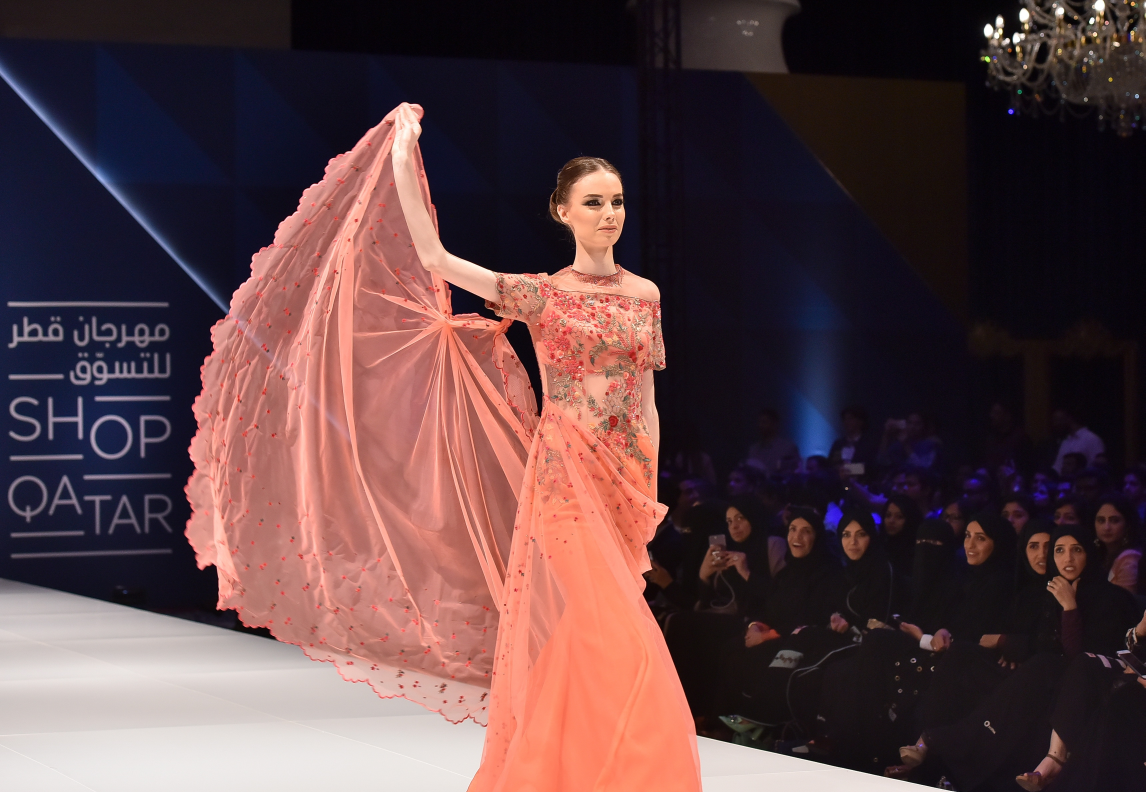
#> input picture 0001.jpg, 3436 x 2376 px (shown at 1/3 size)
$ python 'predict copy.py'
#> lines starting #> are read from the running program, lines starting #| are printed output that depends on the picture; long printed decimals are rounded
# [root@3813ff504d4a code]# atc --model=best.onnx --framework=5 --output=best --soc_version=Ascend310P3
# ATC start working now, please wait for a moment.
# ........
# ATC run success, welcome to the next use.

# [root@3813ff504d4a code]# ls

import os
import cv2
import numpy as np
import acl
import subprocess
import time   # 新增：计时

# 手动定义内存分配类型常量（兼容昇腾acl API变化）
try:
    MEM_MALLOC_NORMAL_ONLY = acl.rt.MEM_MALLOC_NORMAL_ONLY
except AttributeError:
    MEM_MALLOC_NORMAL_ONLY = 0

# 内存拷贝方向常量适配（兼容不同ACL版本）
try:
    MEMCPY_HOST_TO_DEVICE = acl.rt.MEMCPY_HOST_TO_DEVICE
    MEMCPY_DEVICE_TO_HOST = acl.rt.MEMCPY_DEVICE_TO_HOST
except AttributeError:
    try:
        MEMCPY_HOST_TO_DEVICE = acl.memcpy_host_to_device
        MEMCPY_DEVICE_TO_HOST = acl.memcpy_device_to_host
    except AttributeError:
        MEMCPY_HOST_TO_DEVICE = 0
        MEMCPY_DEVICE_TO_HOST = 1

ACL_RESOURCE = {
    'context': None,
    'stream': None,
    'model_id': None,
    'model_desc': None,
    'device_id': 0
}

def init_acl_resource(device_id=0):
#> (the call stopped at in init_acl_resource, `ret = acl.init()`: acl is not available in this run)
    t0 = time.time()
    ret = acl.init()
    if ret != 0:
        raise Exception(f"ACL初始化失败, 错误码: {ret}")
    print(f"ACL初始化成功")
    ret = acl.rt.set_device(device_id)
    if ret != 0:
        raise Exception(f"设置设备失败, 错误码: {ret}")
    context, ret = acl.rt.create_context(device_id)
    if ret != 0:
        raise Exception(f"创建Context失败, 错误码: {ret}")
    stream, ret = acl.rt.create_stream()
    if ret != 0:
        raise Exception(f"创建Stream失败, 错误码: {ret}")
    ACL_RESOURCE['context'] = context
    ACL_RESOURCE['stream'] = stream
    ACL_RESOURCE['device_id'] = device_id
    t1 = time.time()
    print(f"ACL资源初始化完成 (Device: {device_id})，耗时: {(t1 - t0)*1000:.2f} ms")

def load_om_model(om_path):
#> (the call stopped at in load_om_model, `model_id, ret = acl.mdl.load_from_file(om_path)`: acl is not available in this run)
    t0 = time.time()
    model_id, ret = acl.mdl.load_from_file(om_path)
    if ret != 0:
        raise Exception(f"加载模型失败, 错误码: {ret}")
    model_desc = acl.mdl.create_desc()
    ret = acl.mdl.get_desc(model_desc, model_id)
    if ret != 0:
        raise Exception(f"获取模型描述失败, 错误码: {ret}")
    ACL_RESOURCE['model_id'] = model_id
    ACL_RESOURCE['model_desc'] = model_desc
    input_num = acl.mdl.get_num_inputs(model_desc)
    output_num = acl.mdl.get_num_outputs(model_desc)
    t1 = time.time()
    print(f"OM模型加载成功, Model ID: {model_id}")
    print(f"模型输入数量: {input_num}, 输出数量: {output_num}")
    print(f"加载OM模型耗时: {(t1-t0)*1000:.2f} ms")
    return model_id, model_desc

def load_image(image_path):
#> called with image_path = '0001.jpg'
    t0 = time.time()
    img = cv2.imread(image_path)
#> img is the input picture: shape (2376, 3436, 3); mean B, G, R 67.8, 65, 90.8
#| 图片尺寸: (2376, 3436, 3)
    if img is None:
        raise FileNotFoundError(f"Image not found: {image_path}")
    t1 = time.time()
    print(f"图片读取耗时: {(t1-t0)*1000:.2f} ms")
    return img

def om_infer(om_path, img_bgr, conf_thres=0.25, iou_thres=0.45, img_size=1024, debug=True):
#> called with om_path = 'weight/best.om', conf_thres = 0.08, iou_thres = 0.35, img_size = 1024, debug = True
    times = {}
    t_all0 = time.time()
    # -- 预处理
    t0 = time.time()
    orig_h, orig_w = img_bgr.shape[:2]
#> orig_h = 2376; orig_w = 3436
    img_in, ratio, (dw, dh) = letterbox(img_bgr, new_shape=(img_size, img_size))
    img_in = cv2.cvtColor(img_in, cv2.COLOR_BGR2RGB)
    img_in = img_in.transpose(2, 0, 1)
    img_in = np.ascontiguousarray(img_in).astype(np.float32) / 255.0
    img_in = np.expand_dims(img_in, 0)
    t1 = time.time()
    times['preprocess_ms'] = (t1 - t0) * 1000
    if debug:
        print(f"【阶段耗时】预处理: {times['preprocess_ms']:.2f} ms")
        print(f"原始图片尺寸: {img_bgr.shape}")
        print(f"Letterbox后尺寸: {img_in.shape}")
        print(f"缩放比例: {ratio}")
        print(f"Padding: dw={dw}, dh={dh}")

    model_id = ACL_RESOURCE['model_id']
    model_desc = ACL_RESOURCE['model_desc']

    # -- 内存准备阶段
    t0 = time.time()
    input_size = acl.mdl.get_input_size_by_index(model_desc, 0)
    if debug:
        print(f"模型期望输入大小: {input_size} bytes")
        print(f"实际数据大小: {img_in.nbytes} bytes")
    if img_in.nbytes != input_size:
        print(f"警告: 数据大小不匹配! 期望{input_size}, 实际{img_in.nbytes}")
    input_buffer, ret = acl.rt.malloc(input_size, MEM_MALLOC_NORMAL_ONLY)
    if ret != 0:
        raise Exception(f"申请输入内存失败, 错误码: {ret}")
    input_bytes = img_in.tobytes()
    input_ptr = acl.util.bytes_to_ptr(input_bytes)
    ret = acl.rt.memcpy(input_buffer, input_size, input_ptr, len(input_bytes), MEMCPY_HOST_TO_DEVICE)
    if ret != 0:
        acl.rt.free(input_buffer)
        raise Exception(f"拷贝输入数据失败, 错误码: {ret}")
    input_dataset = acl.mdl.create_dataset()
    input_data = acl.create_data_buffer(input_buffer, input_size)
    ret = acl.mdl.add_dataset_buffer(input_dataset, input_data)
    if isinstance(ret, tuple):
        actual_ret = ret[1] if len(ret) > 1 else ret[0]
        if debug:
            print(f"add_dataset_buffer返回元组: {ret}, 使用ret_code: {actual_ret}")
    else:
        actual_ret = ret
    if actual_ret != 0 and debug:
        print(f"警告: 添加输入buffer返回非0值: {actual_ret}")
    output_size = acl.mdl.get_output_size_by_index(model_desc, 0)
    if debug:
        print(f"模型输出大小: {output_size} bytes")
    output_buffer, ret = acl.rt.malloc(output_size, MEM_MALLOC_NORMAL_ONLY)
    if ret != 0:
        acl.rt.free(input_buffer)
        acl.destroy_data_buffer(input_data)
        acl.mdl.destroy_dataset(input_dataset)
        raise Exception(f"申请输出内存失败, 错误码: {ret}")
    output_dataset = acl.mdl.create_dataset()
    output_data = acl.create_data_buffer(output_buffer, output_size)
    ret = acl.mdl.add_dataset_buffer(output_dataset, output_data)
    if isinstance(ret, tuple):
        actual_ret = ret[1] if len(ret) > 1 else ret[0]
        if debug:
            print(f"add_dataset_buffer返回元组: {ret}, 使用ret_code: {actual_ret}")
    else:
        actual_ret = ret
    if actual_ret != 0 and debug:
        print(f"警告: 添加输出buffer返回非0值: {actual_ret}")
    t1 = time.time()
    times['memcopy_ms'] = (t1 - t0) * 1000
    if debug:
        print(f"【阶段耗时】输入内存分配及复制: {times['memcopy_ms']:.2f} ms")

    # -- 推理阶段
    output_np = None
    t0 = time.time()
    if debug:
        print("开始执行模型推理...")
    try:
        ret = acl.mdl.execute(model_id, input_dataset, output_dataset)
        if ret != 0:
            raise Exception(f"模型推理失败, 错误码: {ret}")
        t1 = time.time()
        times['inference_ms'] = (t1 - t0) * 1000
        if debug:
            print("模型推理成功")
            print(f"【阶段耗时】NPU推理: {times['inference_ms']:.2f} ms")
        # -- 输出拷贝与解析阶段
        t0 = time.time()
        if debug:
            print("开始获取输出数据...")
        try:
            import ctypes
            host_buffer = (ctypes.c_byte * output_size)()
            host_ptr = ctypes.cast(host_buffer, ctypes.c_void_p).value
            ret = acl.rt.memcpy(host_ptr, output_size, output_buffer, output_size, MEMCPY_DEVICE_TO_HOST)
            if ret != 0:
                raise Exception(f"拷贝输出数据到Host失败, 错误码: {ret}")
            if debug:
                print("成功拷贝输出数据到Host")
            output_np = np.frombuffer(host_buffer, dtype=np.float32).copy()
        except Exception as e:
            if debug:
                print(f"方案1失败: {e}, 尝试方案2")
            try:
                host_ptr, ret = acl.rt.malloc_host(output_size)
                if ret != 0:
                    raise Exception(f"分配Host内存失败, 错误码: {ret}")
                ret = acl.rt.memcpy(host_ptr, output_size, output_buffer, output_size, MEMCPY_DEVICE_TO_HOST)
                if ret != 0:
                    acl.rt.free_host(host_ptr)
                    raise Exception(f"拷贝数据失败, 错误码: {ret}")
                if debug:
                    print("方案2: 使用malloc_host成功")
                output_np = acl.util.ptr_to_numpy(host_ptr, (output_size // 4,), np.float32).copy()
                acl.rt.free_host(host_ptr)
            except Exception as e2:
                if debug:
                    print(f"方案2失败: {e2}, 尝试方案3")
                output_ptr = acl.get_data_buffer_addr(output_data)
                output_np = acl.util.ptr_to_numpy(output_ptr, (output_size // 4,), np.float32).copy()
        output_dims = acl.mdl.get_output_dims(model_desc, 0)
        if isinstance(output_dims, dict):
            dims = output_dims['dims']
        elif isinstance(output_dims, tuple):
            if len(output_dims) == 2:
                dims_info, ret = output_dims
                if ret != 0:
                    raise Exception(f"获取输出维度失败, 错误码: {ret}")
                if isinstance(dims_info, dict):
                    dims = dims_info['dims']
                else:
                    dims = dims_info
            else:
                dims = output_dims
        else:
            dims = output_dims
        if debug:
            print(f"输出维度信息: {dims}")
        if hasattr(dims, '__iter__'):
            dims = list(dims)
        preds = output_np.reshape(dims)
        t1 = time.time()
        times['output_ms'] = (t1-t0)*1000
        if debug:
            print(f"【阶段耗时】模型输出搬运和reshape: {times['output_ms']:.2f} ms")
    finally:
        if debug:
            print("开始清理ACL资源...")
        acl.rt.free(input_buffer)
        acl.rt.free(output_buffer)
        acl.destroy_data_buffer(input_data)
        acl.destroy_data_buffer(output_data)
        acl.mdl.destroy_dataset(input_dataset)
        acl.mdl.destroy_dataset(output_dataset)
        if debug:
            print("ACL资源清理完成")
    if output_np is None:
        raise Exception("未能成功获取输出数据")
    if debug:
        print(f"OM输出shape: {preds.shape}")
    if preds.shape[1] < preds.shape[2]:
        preds = np.transpose(preds, (0, 2, 1))
    preds = preds[0]
    num_outputs = preds.shape[1]
    if num_outputs == 5:
        is_single_class = True
        num_classes = 1
        if debug:
            print("检测模式: 单类别")
    else:
        is_single_class = False
        num_classes = num_outputs - 4
        if debug:
            print(f"检测模式: 多类别 ({num_classes}类)")
    # -- 后处理
    t0 = time.time()
    boxes = []
    all_max_confs = []
    for pred in preds:
        if is_single_class:
            cx, cy, w, h, conf = pred
            cls_id = 0
        else:
            cx, cy, w, h = pred[:4]
            class_scores = pred[4:]
            cls_id = np.argmax(class_scores)
            conf = class_scores[cls_id]
        all_max_confs.append(conf)
        if conf < conf_thres:
            continue
        if isinstance(ratio, tuple):
            ratio_w, ratio_h = ratio
        else:
            ratio_w = ratio_h = ratio
        x1 = (cx - w / 2 - dw) / ratio_w
        y1 = (cy - h / 2 - dh) / ratio_h
        x2 = (cx + w / 2 - dw) / ratio_w
        y2 = (cy + h / 2 - dh) / ratio_h
        x1 = max(0, min(x1, orig_w))
        y1 = max(0, min(y1, orig_h))
        x2 = max(0, min(x2, orig_w))
        y2 = max(0, min(y2, orig_h))
        if x2 <= x1 or y2 <= y1:
            continue
        boxes.append([x1, y1, x2, y2, float(conf), int(cls_id)])
    if debug:
        all_max_confs = np.array(all_max_confs)
        print(f"\n置信度统计:")
        print(f"  - 最大值: {all_max_confs.max():.4f}")
        print(f"  - 均值: {all_max_confs.mean():.4f}")
        print(f"  - >0.25的数量: {(all_max_confs > 0.25).sum()}")
        print(f"置信度过滤后boxes数量: {len(boxes)}")
    boxes_out = []
    if len(boxes) > 0:
        boxes_arr = np.array(boxes)
        xyxy = boxes_arr[:, :4]
        scores = boxes_arr[:, 4]
        classes = boxes_arr[:, 5].astype(int)
        unique_classes = np.unique(classes)
        for cls in unique_classes:
            cls_mask = classes == cls
            cls_boxes = xyxy[cls_mask]
            cls_scores = scores[cls_mask]
            cls_indices_in_filtered = np.where(cls_mask)[0]
            order = np.argsort(-cls_scores)
            keep = []
            while len(order) > 0:
                i = order[0]
                keep.append(i)
                if len(order) == 1:
                    break
                xx1 = np.maximum(cls_boxes[i, 0], cls_boxes[order[1:], 0])
                yy1 = np.maximum(cls_boxes[i, 1], cls_boxes[order[1:], 1])
                xx2 = np.minimum(cls_boxes[i, 2], cls_boxes[order[1:], 2])
                yy2 = np.minimum(cls_boxes[i, 3], cls_boxes[order[1:], 3])
                w = np.maximum(0.0, xx2 - xx1)
                h = np.maximum(0.0, yy2 - yy1)
                inter = w * h
                area_i = (cls_boxes[i, 2] - cls_boxes[i, 0]) * (cls_boxes[i, 3] - cls_boxes[i, 1])
                area_other = (cls_boxes[order[1:], 2] - cls_boxes[order[1:], 0]) * \
                            (cls_boxes[order[1:], 3] - cls_boxes[order[1:], 1])
                iou = inter / (area_i + area_other - inter + 1e-6)
                inds = np.where(iou <= iou_thres)[0]
                order = order[inds + 1]
            for idx in keep:
                original_idx = cls_indices_in_filtered[int(idx)]
                boxes_out.append(boxes[original_idx])
    t1 = time.time()
    times['postprocess_ms'] = (t1 - t0) * 1000
    if debug:
        print(f"【阶段耗时】后处理(NMS等): {times['postprocess_ms']:.2f} ms")
        print(f"NMS后boxes数量: {len(boxes_out)}")
        t_all1 = time.time()
        print(f"【推理流程总耗时】: {(t_all1-t_all0)*1000:.2f} ms")
        for k, v in times.items():
            print(f"    > {k}: {v:.2f} ms")
    return boxes_out

def letterbox(img, new_shape=(640, 640), color=(114, 114, 114), auto=False,
              scaleFill=False, scaleup=True, stride=32):
#> called with new_shape = (1024, 1024), color = (114, 114, 114), auto = False, scaleFill = False, scaleup = True, stride = 32
    shape = img.shape[:2]
#> shape = (2376, 3436)
    if isinstance(new_shape, int):
        new_shape = (new_shape, new_shape)
    r = min(new_shape[0] / shape[0], new_shape[1] / shape[1])
#> r = 0.298
    if not scaleup:
        r = min(r, 1.0)
    ratio = r, r
#> ratio = (0.298, 0.298)
    new_unpad = int(round(shape[1] * r)), int(round(shape[0] * r))
#> new_unpad = (1024, 708)
    dw, dh = new_shape[1] - new_unpad[0], new_shape[0] - new_unpad[1]
#> dw = 0; dh = 316
    if auto:
        dw, dh = np.mod(dw, stride), np.mod(dh, stride)
    elif scaleFill:
        dw, dh = 0.0, 0.0
        new_unpad = (new_shape[1], new_shape[0])
        ratio = new_shape[1] / shape[1], new_shape[0] / shape[0]
    dw /= 2
    dh /= 2
#> dh = 158
    if shape[::-1] != new_unpad:
        img = cv2.resize(img, new_unpad, interpolation=cv2.INTER_LINEAR)
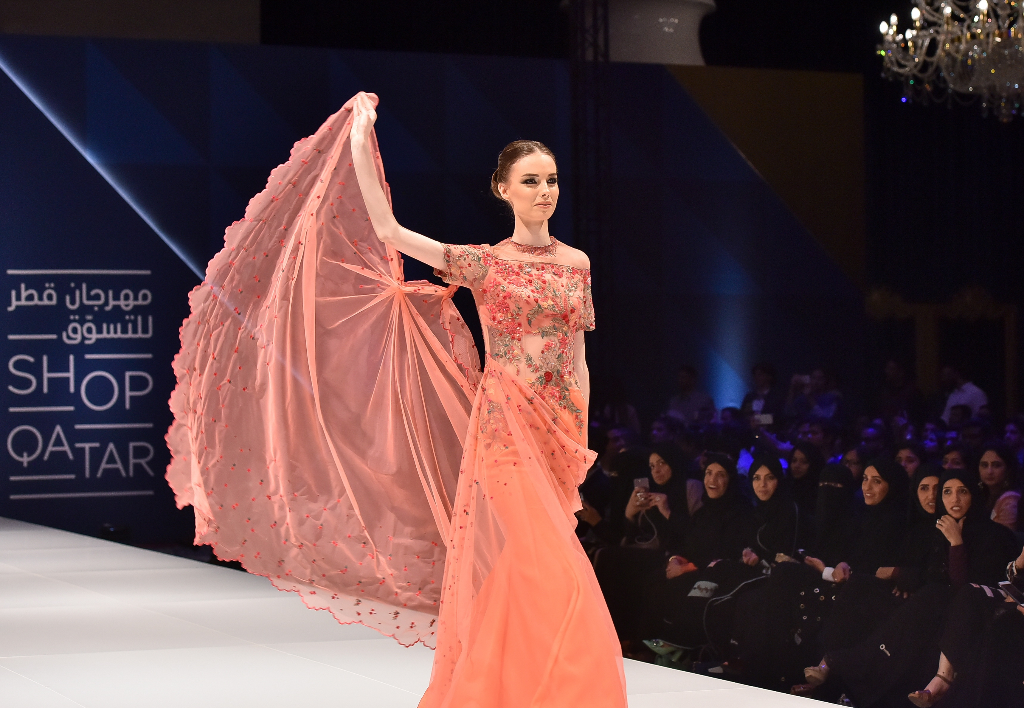
#> img: shape (708, 1024, 3); mean of channels 0, 1, 2 67.6, 64.9, 90.7; drawn as B, G, R
    top, bottom = int(round(dh - 0.1)), int(round(dh + 0.1))
#> top = 158; bottom = 158
    left, right = int(round(dw - 0.1)), int(round(dw + 0.1))
#> left = 0
    img = cv2.copyMakeBorder(img, top, bottom, left, right, cv2.BORDER_CONSTANT, value=color)
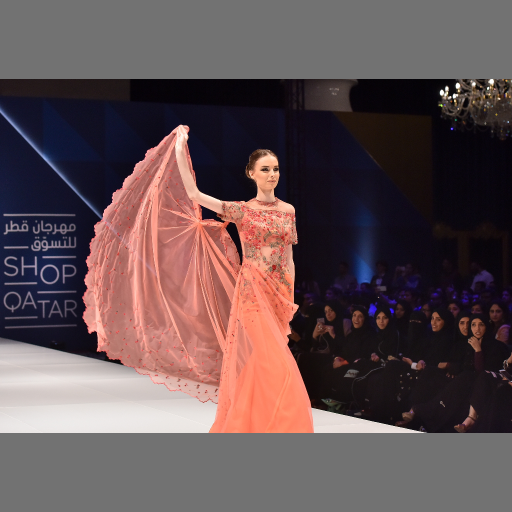
#> img: shape (1024, 1024, 3) (shown at 1/2 size); mean of channels 0, 1, 2 81.9, 80, 97.9; drawn as B, G, R
#> in om_infer, `img_in, ratio, (dw, dh) = letterbox(img_bgr, new_shape=(img_size, img_..`: ratio = (0.298, 0.298); dw = 0; dh = 158
#| 原始图片尺寸: (2376, 3436, 3)
#| Letterbox后尺寸: (1, 3, 1024, 1024)
#| 缩放比例: (0.298, 0.298)
#| Padding: dw=0.0, dh=158.0
    return img, ratio, (dw, dh)

# [18 lines left out: function save_result, not called in this run]

def release_acl_resource():
    t0 = time.time()
    if ACL_RESOURCE['model_id'] is not None:
        acl.mdl.unload(ACL_RESOURCE['model_id'])
    if ACL_RESOURCE['model_desc'] is not None:
        acl.mdl.destroy_desc(ACL_RESOURCE['model_desc'])
    if ACL_RESOURCE['stream'] is not None:
        acl.rt.destroy_stream(ACL_RESOURCE['stream'])
    if ACL_RESOURCE['context'] is not None:
        acl.rt.destroy_context(ACL_RESOURCE['context'])
    acl.rt.reset_device(ACL_RESOURCE['device_id'])
#> (this line was passed over: acl is not available in this run)
    acl.finalize()
#> (this line was passed over: acl is not available in this run)
    t1 = time.time()
    print(f"ACL资源已释放，资源释放耗时: {(t1-t0)*1000:.2f} ms")

if __name__ == "__main__":
    YOLO_CKPT = "/cv_space/NWPU-Crowd/runs/exp_yolo11x3/weights/best.pt"
    IMAGE_PATH = "0001.jpg"
    OUTPUT_IMAGE = "result_om1.jpg"
    DEVICE_ID = 0  # 昇腾设备ID
    om_path = "weight/best.om"

    try:
        t0 = time.time()
        print("========== 初始化ACL资源 ==========")
        init_acl_resource(device_id=DEVICE_ID)
        t1 = time.time()
        print(f"总耗时 - 初始化ACL资源: {(t1-t0)*1000:.2f} ms\n")

        t0 = time.time()
        print("========== 加载OM模型 ==========")
        load_om_model(om_path)
        t1 = time.time()
        print(f"总耗时 - 加载OM模型: {(t1-t0)*1000:.2f} ms\n")

        t0 = time.time()
        img_bgr = load_image(IMAGE_PATH)
        t1 = time.time()
        print(f"\n图片尺寸: {img_bgr.shape}")
        print(f"总耗时 - 读取图片: {(t1-t0)*1000:.2f} ms\n")

        t0 = time.time()
        print("========== OM推理 (昇腾310) ==========")
#> (the run stopped early here; a loop or call above may not have finished)

$ run again, with 7000.jpg copied over 0001.jpg
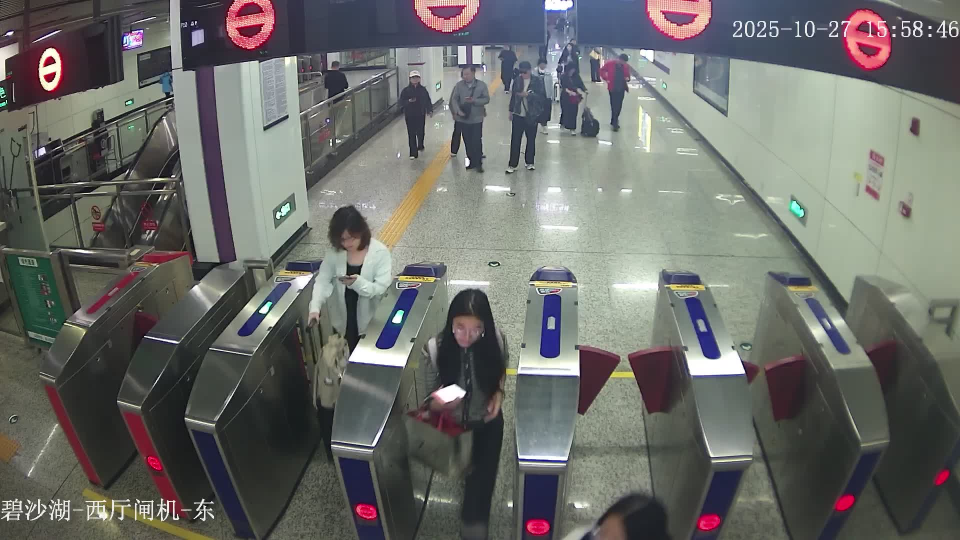
#> input picture 7000.jpg, 1920 x 1080 px (shown at 1/2 size)
#> in load_image, img is the input picture: shape (1080, 1920, 3); mean B, G, R 104.4, 108.1, 106.8
#| 图片尺寸: (1080, 1920, 3)
#> in letterbox, `img = cv2.resize(img, new_unpad, interpolation=cv2.INTER_LINEAR)`:
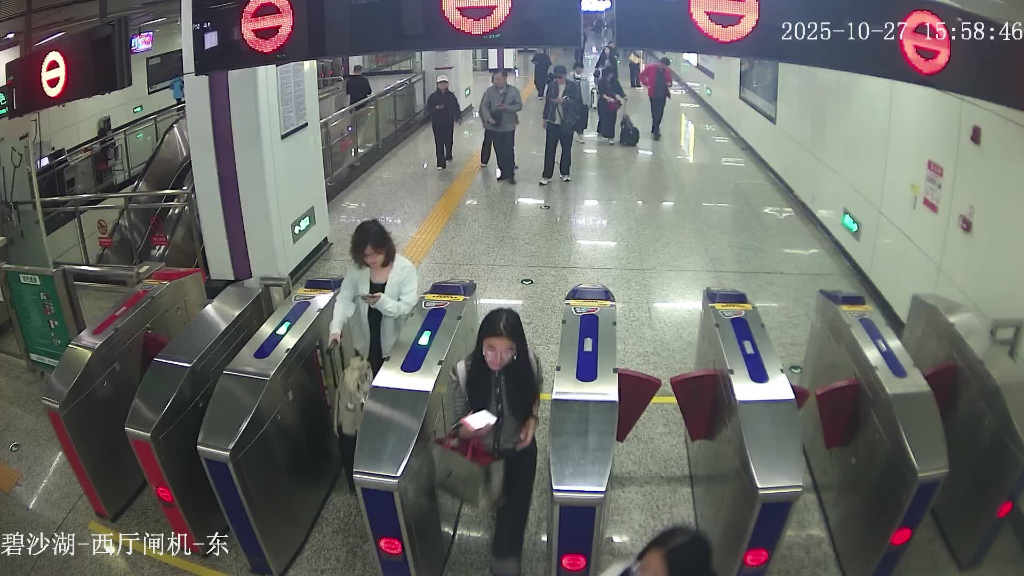
#> img: shape (576, 1024, 3); mean of channels 0, 1, 2 104.3, 108, 106.8; drawn as B, G, R
#> in letterbox, `img = cv2.copyMakeBorder(img, top, bottom, left, right, cv2.BORDER_CON..`:
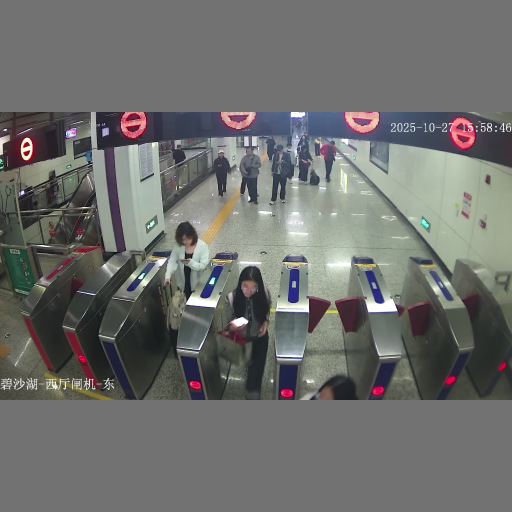
#> img: shape (1024, 1024, 3) (shown at 1/2 size); mean of channels 0, 1, 2 108.5, 110.6, 109.9; drawn as B, G, R
#> in om_infer, `img_in, ratio, (dw, dh) = letterbox(img_bgr, new_shape=(img_size, img_..`: ratio = (0.533, 0.533); dw = 0; dh = 224
#| 原始图片尺寸: (1080, 1920, 3)
#| Letterbox后尺寸: (1, 3, 1024, 1024)
#| 缩放比例: (0.5333, 0.5333)
#| Padding: dw=0.0, dh=224.0
